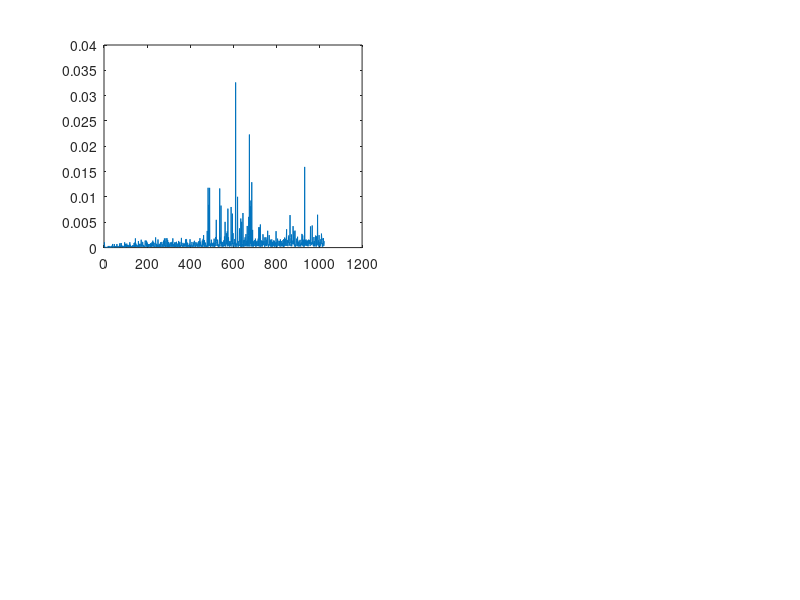

Write MATLAB code to recreate this figure.
%%lab13_15
format compact
close all;
clear;
clc;

%generate fft(x1)
for i=1:2^10
x1=rand(1,i);
t01=clock;
Xk=fft(x1,i);
t02=clock;
t(i)=etime(t02,t01);
end

%display
figure();

subplot(2,2,1);
plot(1:length(t),t);